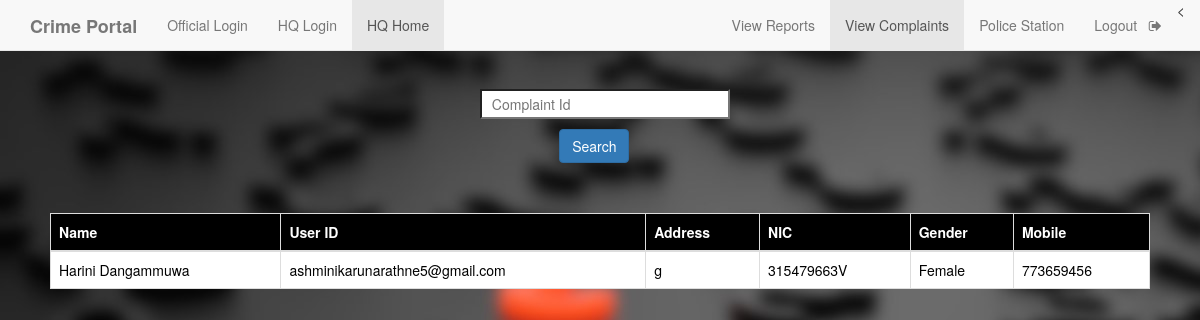
The app's page /userreport.php (signed in) with its own data.
### tables this page shows
CREATE TABLE `user` (
  `u_name` varchar(50) NOT NULL,
  `u_id` varchar(50) NOT NULL,
  `u_pass` varchar(50) NOT NULL,
  `u_addr` varchar(100) NOT NULL,
  `a_no` varchar(12) NOT NULL,
  `gen` varchar(15) NOT NULL,
  `mob` bigint(10) NOT NULL,
  `vkey` varchar(255) NOT NULL,
  `verified` tinyint(1) NOT NULL DEFAULT 0,
  `create_date` date NOT NULL DEFAULT current_timestamp()
);

### userreport.php (the view, shortened to what this page needs)
<!DOCTYPE html>
<html>
<head>
	<link rel="stylesheet" type="text/css" href="https://maxcdn.bootstrapcdn.com/bootstrap/3.3.5/css/bootstrap.min.css">
	<link rel="stylesheet" type="text/css" href="https://maxcdn.bootstrapcdn.com/font-awesome/4.4.0/css/font-awesome.min.css">
     <?php
    $conn=mysqli_connect("localhost","root","");
    mysqli_select_db($conn,"crime");
     $result=mysqli_query($conn,"SELECT * FROM user where verified=1");
    ?>
</head>
<body>
	<body style="background-image: url(search1.jpeg); ">
	<nav  class="navbar navbar-default navbar-fixed-top">
  <div class="container">
    <div class="navbar-header">
      <a class="navbar-brand" href="home.php"><b>Crime Portal</b></a>
    </div>
    <div id="navbar" class="collapse navbar-collapse">
      <ul class="nav navbar-nav">
        <li ><a href="official_login.php">Official Login</a></li>
        <li ><a href="headlogin.php">HQ Login</a></li>
        <li class="active"><a href="headHome.php">HQ Home</a></li>
      </ul>
      <ul class="nav navbar-nav navbar-right">
	  <<li ><a href="report.php">View Reports</a></li>
        <li class="active" ><a href="headHome.php">View Complaints</a></li>
        <li ><a href="head_view_police_station.php">Police Station</a></li>
        <li><a href="h_logout.php">Logout &nbsp <i class="fa fa-sign-out" aria-hidden="true"></i></a></li>
      </ul>
    </div>
  </div>
 </nav>
    <form style="margin-top: 7%; margin-left: 40%;" method="post">
    <input type="text" name="complainid" style="width: 250px; height: 30px; background-color:white; color:grey; margin-top:5px;" placeholder="&nbsp Complaint Id" onfocusout="f1()" required id="ciid">
        <div>
      <input class="btn btn-primary" type="submit" value="Search" name="s2" style="margin-top: 10px; margin-left: 11%;">
        </div>
    </form>
 <div style="padding:50px;">
   <table class="table table-bordered">
    <thead class="thead-dark" style="background-color: black; color: white;">
      <tr>
        <th scope="col">Name</th>
        <th scope="col">User ID</th>
        <th scope="col">Address</th>
        <th scope="col">NIC</th>
        <th scope="col">Gender</th>
        <th scope="col">Mobile</th>
      </tr>
    </thead>
<?php
      while($rows=mysqli_fetch_assoc($result)){
    ?>
    <tbody style="background-color: white; color: black;">
      <tr>
        <td><?php echo $rows['u_name']; ?></td>
        <td><?php echo $rows['u_id']; ?></td>
        <td><?php echo $rows['u_addr']; ?></td>
		<td><?php echo $rows['a_no']; ?></td>
        <td><?php echo $rows['gen']; ?></td>
        <td><?php echo $rows['mob']; ?></td>
      </tr>
    </tbody>
    <?php
    }
    ?>
</table>
 </div>
</body>
</html>

### records on screen
user: u_name "Harini Dangammuwa", u "ashminikarunarathne5@gmail.com", u_addr "g", a_no "315479663V", gen "Female", mob "773659456"
